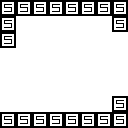

This game map was drawn from its Tiled (.tmx) file and the tilesets committed beside it. A one-line description and the full map source follow:
An orthogonal 8x8 tile map with 16x16 px tiles, 1 tile layer (Tile Layer 1).

<map version="1.0" orientation="orthogonal" renderorder="right-up" width="8" height="8" tilewidth="16" tileheight="16" nextobjectid="1">
 <properties>
  <property name="BOTTOM" value="FFFFFFFF" />
  <property name="LEFT" value="FTTTFFFF" />
  <property name="RIGHT" value="FFTTTFFF" />
  <property name="SPAWN" value="3,1" />
  <property name="TOP" value="FFFFFFFF" />
 </properties>
 <tileset firstgid="1" name="standard" tilewidth="16" tileheight="16">
  <tile id="0">
   <image width="16" height="16" source="../textures/E.png" />
  </tile>
  <tile id="1">
   <image width="16" height="16" source="../textures/L.png" />
  </tile>
  <tile id="2">
   <image width="16" height="16" source="../textures/P.png" />
  </tile>
  <tile id="3">
   <image width="16" height="16" source="../textures/S.png" />
  </tile>
  <tile id="4">
   <image width="16" height="16" source="../textures/T.png" />
  </tile>
  <tile id="5">
   <image width="16" height="16" source="../textures/W.png" />
  </tile>
 </tileset>
 <layer name="Tile Layer 1" width="8" height="8">
  <data encoding="csv">
4,4,4,4,4,4,4,4,
4,1,1,1,1,1,1,4,
4,1,1,1,1,1,1,1,
1,1,1,1,1,1,1,1,
1,1,1,1,1,1,1,1,
1,1,1,1,1,1,1,1,
1,1,1,1,1,1,1,4,
4,4,4,4,4,4,4,4
</data>
 </layer>
</map>
